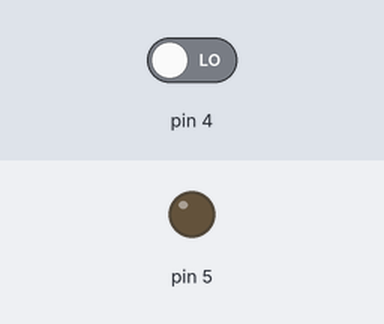
Simulated run of this sketch. Board: Arduino Uno, built with avr-gcc and run on an emulated ATmega328P. Parts: output pins drawn as LEDs (lit = HIGH). The test bench sets the inputs (shaded band); at power-on: pin 4 LOW.

Above: at 1.2 s.
1.3 s: pin 4 driven HIGH
At 9.9 s:
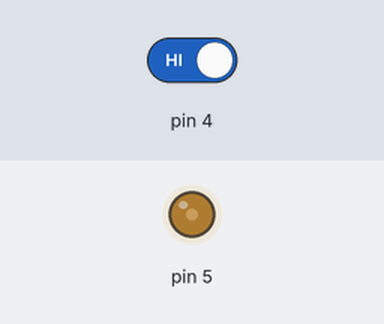
Timing chart, 0 to 16.3 s (numbered marks = the images above; inputs shaded):
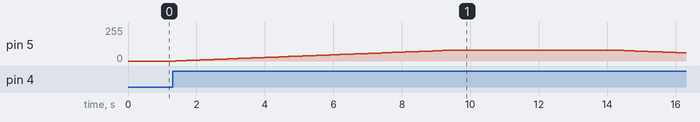

The sketch:

bed_side_smart_lights.ino
```cpp
void setup() {
  // put your setup code here, to run once:
  pinMode(4, INPUT);
  pinMode(5, OUTPUT);
}

void loop() {
  // put your main code here, to run repeatedly:
  int l = digitalRead(4);
  if (l == HIGH){
    for(int i = 0; i < 80; i++){
      analogWrite(5, i);
      delay(100);
      // delay(5000);
    }
    delay(5000);
    for(int i = 80; i >= 0; i--){
      analogWrite(5, i);
      delay(100);

      // delay(5000);
    }
  }

}
```

Measured:
- after the input at 1.3 s, pin 5: rises from 0/255 to 80/255 in 12.9 s, then falls to 61/255 in 1.9 s
